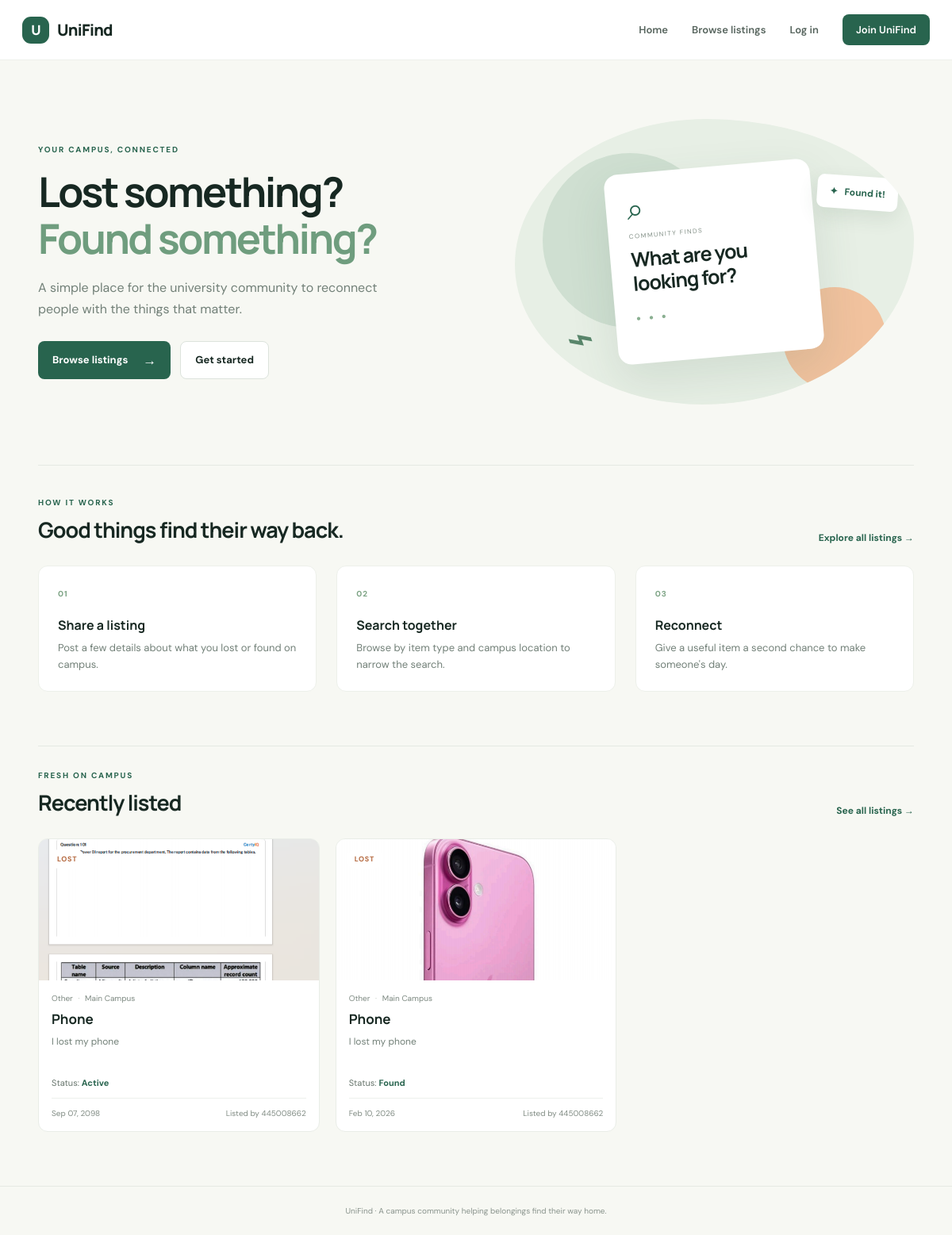
The page / on the database its author committed.
### app.py (models this page shows, shortened)
class Item(db.Model):
    __tablename__ = "items"
    __table_args__ = (CheckConstraint("listing_type IN ('LOST', 'FOUND')", name="ck_items_listing_type"),
                      CheckConstraint("status IN ('ACTIVE', 'FOUND', 'RETURNED')", name="ck_items_status"))
    id = db.Column(db.Integer, primary_key=True)
    user_id = db.Column(db.Integer, db.ForeignKey("users.id", ondelete="CASCADE"), nullable=False, index=True)
    item_name = db.Column(db.String(120), nullable=False)
    category = db.Column(db.String(80), nullable=False, index=True)
    description = db.Column(db.Text, nullable=False)
    location = db.Column(db.String(120), nullable=False, index=True)
    date = db.Column(db.Date, nullable=False)
    listing_type = db.Column(db.String(5), nullable=False, index=True)
    status = db.Column(db.String(10), nullable=False, default="ACTIVE", server_default="ACTIVE", index=True)
    image_filename = db.Column(db.String(255))
    created_at = db.Column(db.DateTime, nullable=False, default=datetime.utcnow, index=True)
    user = db.relationship("User", back_populates="items")
    reports = db.relationship("ListingReport", backref="item", cascade="all, delete-orphan")

class User(UserMixin, db.Model):
    __tablename__ = "users"
    id = db.Column(db.Integer, primary_key=True)
    email = db.Column(db.String(254), unique=True, nullable=False, index=True)
    password_hash = db.Column(db.String(255), nullable=False)
    created_at = db.Column(db.DateTime, nullable=False, default=datetime.utcnow)
    items = db.relationship("Item", back_populates="user", cascade="all, delete-orphan")

### app.py (the view)
    @app.route("/")
    def home():
        latest = Item.query.order_by(Item.created_at.desc()).limit(6).all()
        return render_template("home.html", latest=latest)

### templates/home.html
{% extends 'base.html' %}{% block title %}UniFind | Campus Lost & Found{% endblock %}
{% block content %}
<section class="hero"><div class="hero-copy"><p class="eyebrow">YOUR CAMPUS, CONNECTED</p><h1>Lost something?<br><em>Found something?</em></h1><p class="hero-lede">A simple place for the university community to reconnect people with the things that matter.</p><div class="hero-actions"><a class="button primary" href="{{ url_for('browse') }}">Browse listings <span>→</span></a>{% if current_user.is_authenticated %}<a class="button secondary" href="{{ url_for('new_item', listing_type='lost') }}">Post an item</a>{% else %}<a class="button secondary" href="{{ url_for('register') }}">Get started</a>{% endif %}</div></div><div class="hero-art"><div class="orb orb-one"></div><div class="orb orb-two"></div><div class="art-card"><div class="search-icon">⌕</div><span class="art-label">COMMUNITY FINDS</span><strong>What are you<br>looking for?</strong><div class="art-dots">●　●　●</div></div><div class="floating-note">✦ &nbsp; Found it!</div><div class="art-squiggle">⌁</div></div></section>
<section class="how-section"><div class="section-heading"><div><p class="eyebrow">HOW IT WORKS</p><h2>Good things find their way back.</h2></div><a class="text-link" href="{{ url_for('browse') }}">Explore all listings →</a></div><div class="steps"><article><span class="step-number">01</span><h3>Share a listing</h3><p>Post a few details about what you lost or found on campus.</p></article><article><span class="step-number">02</span><h3>Search together</h3><p>Browse by item type and campus location to narrow the search.</p></article><article><span class="step-number">03</span><h3>Reconnect</h3><p>Give a useful item a second chance to make someone's day.</p></article></div></section>
<section class="latest-section"><div class="section-heading"><div><p class="eyebrow">FRESH ON CAMPUS</p><h2>Recently listed</h2></div><a class="text-link" href="{{ url_for('browse') }}">See all listings →</a></div>{% if latest %}<div class="listing-grid">{% for item in latest %}{% include '_item_card.html' %}{% endfor %}</div>{% else %}<div class="empty-state"><span>✦</span><h3>A fresh start</h3><p>No listings yet. Be the first to help the campus community.</p><a href="{{ url_for('register') }}" class="text-link">Join UniFind →</a></div>{% endif %}</section>
{% endblock %}

### templates/base.html (shortened to what this page needs)
<!doctype html>
<html lang="en">
<head>
  <link rel="stylesheet" href="{{ url_for('static', filename='css/style.css') }}">
</head>
<body>
<header class="site-header"><a class="brand" href="{{ url_for('home') }}"><span class="brand-mark">U</span> UniFind</a>
  <nav class="nav-links"><a href="{{ url_for('home') }}">Home</a><a href="{{ url_for('browse') }}">Browse listings</a>
    {% if current_user.is_authenticated %}<a href="{{ url_for('new_item', listing_type='lost') }}">Post lost item</a><a href="{{ url_for('new_item', listing_type='found') }}">Post found item</a>
    <form action="{{ url_for('logout') }}" method="post" class="inline-form"><button class="link-button">Log out</button></form>
    {% else %}<a href="{{ url_for('login') }}">Log in</a><a class="nav-cta" href="{{ url_for('register') }}">Join UniFind</a>{% endif %}
  </nav>
</header>
<main class="page-shell">
  {% block content %}{% endblock %}
</main>
<footer><span>UniFind · A campus community helping belongings find their way home.</span></footer>
</body></html>

### templates/_item_card.html (shortened to what this page needs)
<article class="item-card"><div class="item-photo">{% if item.image_filename %}<img src="{{ url_for('uploaded_file', filename=item.image_filename) }}" alt="Photo of {{ item.item_name }}">{% else %}<span class="photo-placeholder">✦</span>{% endif %}<span class="type-pill {{ item.listing_type|lower }}">{{ item.listing_type|title }}</span></div><div class="item-card-body"><div class="item-meta">{{ item.category }} <span>·</span> {{ item.location }}</div><h3>{{ item.item_name }}</h3><p>{{ item.description }}</p><div class="status-line">Status: <strong>{{ item.status|title }}</strong></div><div class="item-footer"><span>{{ item.date.strftime('%b %d, %Y') }}</span><span>Listed by {% if current_user.is_authenticated %}<a href="mailto:{{ item.user.email }}">{{ item.user.email }}</a>{% else %}{{ item.user.email.split('@')[0] }}{% endif %}</span></div>
</div></article>

### rows shown on the page
Item: image_filename (picture), listing_type "LOST", category "Other", location "Main Campus", item_name "Phone", description "I lost my phone", status "Active", date "Sep 07, 2098", user.email "445008662"
Item: image_filename (picture), listing_type "LOST", category "Other", location "Main Campus", item_name "Phone", description "I lost my phone", status "Found", date "Feb 10, 2026", user.email "445008662"
